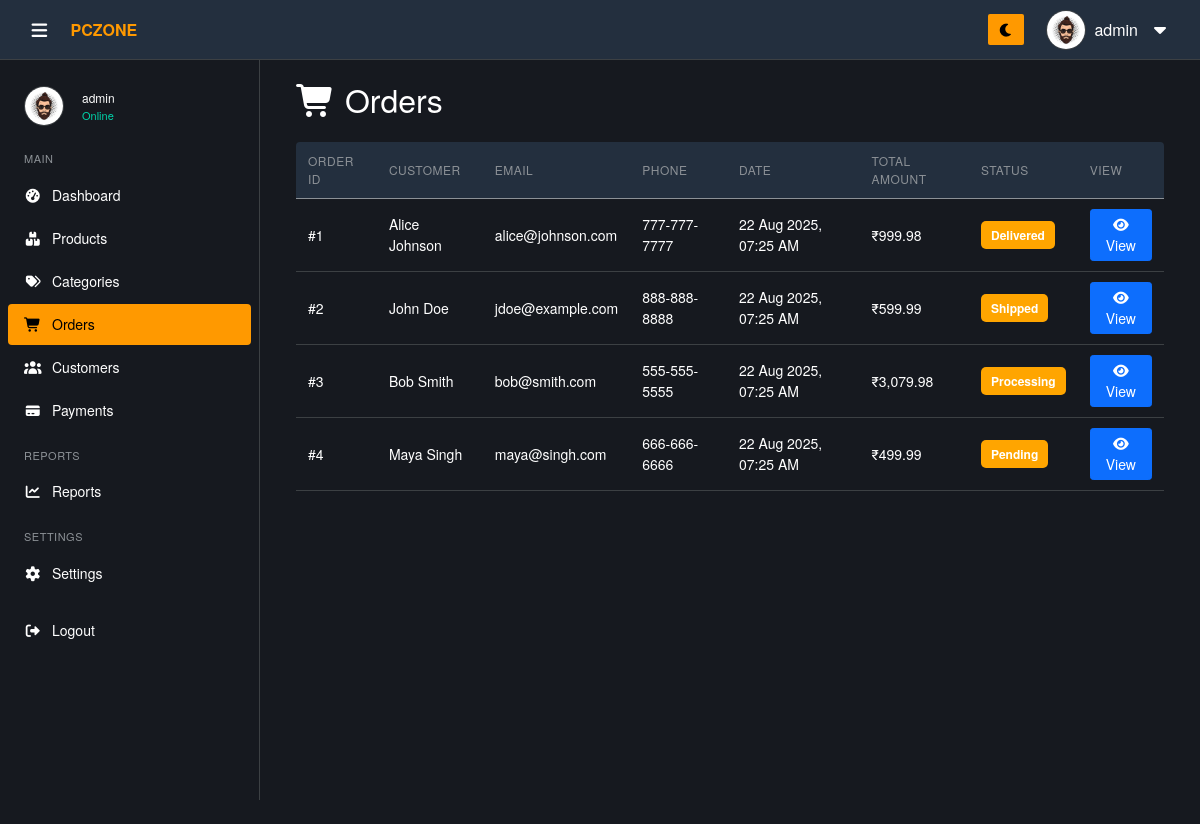
The app's page /admin/pages/orders.php (signed in) with its own data.
### tables this page shows
CREATE TABLE IF NOT EXISTS orders (
    order_id INT AUTO_INCREMENT PRIMARY KEY,
    customer_id INT NOT NULL,
    billing_address_id INT NOT NULL,
    shipping_address_id INT NOT NULL,
    total_amount DECIMAL(10,2) NOT NULL,
     
     
    order_status ENUM('Pending','Processing','Shipped','Delivered','Cancelled','Returned') DEFAULT 'Pending',
    tracking_number VARCHAR(100) DEFAULT NULL,
    shipping_method VARCHAR(100) DEFAULT NULL,
    order_notes TEXT DEFAULT NULL,
    paid_at DATETIME DEFAULT NULL,
    cancelled_at DATETIME DEFAULT NULL,
    refunded_at DATETIME DEFAULT NULL,
    shipped_date DATE DEFAULT NULL,
    delivered_date DATE DEFAULT NULL,
    order_date DATETIME DEFAULT CURRENT_TIMESTAMP,
    created_at DATETIME DEFAULT CURRENT_TIMESTAMP,
    updated_at DATETIME DEFAULT CURRENT_TIMESTAMP ON UPDATE CURRENT_TIMESTAMP,
    FOREIGN KEY (customer_id) REFERENCES customers(customer_id) ON DELETE CASCADE,
    FOREIGN KEY (billing_address_id) REFERENCES addresses(address_id) ON DELETE CASCADE,
    FOREIGN KEY (shipping_address_id) REFERENCES addresses(address_id) ON DELETE CASCADE
);

CREATE TABLE IF NOT EXISTS customers (
    customer_id INT AUTO_INCREMENT PRIMARY KEY,
    first_name VARCHAR(100) NOT NULL,
    last_name VARCHAR(100) NOT NULL,
    email VARCHAR(150) NOT NULL UNIQUE,
    phone VARCHAR(20),
    password VARCHAR(255) NOT NULL,
    date_of_birth DATE DEFAULT NULL,
    gender ENUM('Male','Female','Other') DEFAULT NULL,
    profile_image VARCHAR(255) DEFAULT NULL,
    newsletter_subscribed BOOLEAN DEFAULT FALSE,
    status ENUM('active','inactive','banned') DEFAULT 'active',
    last_login DATETIME DEFAULT NULL,
    created_at DATETIME DEFAULT CURRENT_TIMESTAMP,
    updated_at DATETIME DEFAULT CURRENT_TIMESTAMP ON UPDATE CURRENT_TIMESTAMP
);

### admin/pages/orders.php (the view, shortened to what this page needs)
<?php
include('../includes/db_connect.php');
$sql = "
    SELECT
        o.order_id,
        o.order_date,
        o.total_amount,
        o.order_status,
        c.customer_id,
        c.first_name,
        c.last_name,
        c.email,
        c.phone
    FROM orders o
    JOIN customers c ON o.customer_id = c.customer_id
    ORDER BY o.order_date DESC
";
$result = mysqli_query($conn, $sql);
?>
<!DOCTYPE html>
<html lang="en">
<head>
  <link rel="stylesheet" href="../assets/vendor/bootstrap/css/bootstrap.min.css">
  <link rel="stylesheet" href="../assets/vendor/fontawesome/css/all.min.css">
  <link rel="stylesheet" href="../assets/css/style.css">
</head>
<body>
  <?php include '../includes/header.php'; ?>
  <?php $current_page = 'orders';
  include '../includes/sidebar.php'; ?>
  <div class="main-content pt-5 mt-4">
    <div class="container mt-2">
      <h2 class="mb-4"><i class="fas fa-shopping-cart"></i> Orders</h2>
      <div class="table-box">
        <table class="data-table table table-hover align-middle">
          <thead>
            <tr>
              <th>Order ID</th>
              <th>Customer</th>
              <th>Email</th>
              <th>Phone</th>
              <th>Date</th>
              <th>Total Amount</th>
              <th>Status</th>
              <th>View</th>
            </tr>
          </thead>
          <tbody>
            <?php if (mysqli_num_rows($result) > 0): ?>
              <?php while ($row = mysqli_fetch_assoc($result)): ?>
                <tr>
                  <td>#<?php echo $row['order_id']; ?></td>
                  <td><?php echo htmlspecialchars($row['first_name']) . ' ' . htmlspecialchars($row['last_name']); ?></td>
                  <td><?php echo htmlspecialchars($row['email']); ?></td>
                  <td><?php echo htmlspecialchars($row['phone']); ?></td>
                  <td><?php echo date("d M Y, h:i A", strtotime($row['order_date'])); ?></td>
                  <td>₹<?php echo number_format($row['total_amount'], 2); ?></td>
                  <td>
                    <?php
                    $statusClass = 'status-pending';
                    ?>
                    <span class="status-badge <?php echo $statusClass; ?>">
                      <?php echo $row['order_status']; ?>
                    </span>
                  </td>
                  <td>
                    <a href="order_view.php?id=<?php echo $row['order_id']; ?>" class="btn btn-sm btn-primary">
                      <i class="fas fa-eye"></i> View
                    </a>
                  </td>
                </tr>
              <?php endwhile; ?>
            <?php else: ?>
              <tr>
                <td colspan="8" class="text-center text-muted">No orders found.</td>
              </tr>
            <?php endif; ?>
          </tbody>
        </table>
      </div>
    </div>
  </div>
</body>
</html>

### admin/assets/css/style.css (style rules this page uses)
* { margin: 0; padding: 0; box-sizing: border-box; }
html, body { height: 100%; }
body { font-family: "Amazon Ember", "Helvetica Neue", Roboto, Arial, sans-serif; font-size: 16px; line-height: 1.5; background-color: var(--bg-body); color: var(--text-color); }
:root { --bg-body: #16191f; --bg-header: #232f3e; --bg-sidebar: #16191f; --bg-section: #16191f; --bg-card: #16191f; --bg-dropdown: #232f3e; --bg-input: #0d1117; --text-color: #ffffff; --text-muted: #8c9196; --text-secondary: #8c9196; --border-color: #3c4043; --primary: #ff9900; --primary-hover: #ffad33; --primary-text: #000000; --hover-bg: #2a3139; --hover-light: rgba(255, 255, 255, 0.05); --hover-dark: rgba(0, 0, 0, 0.05); --table-header: #232f3e; --scroll-track: #16191f; --transition: all 0.3s ease; }
.main-content { margin-left: 260px; padding: 20px 24px; padding-top: 78px; min-height: 100vh; width: calc(100% - 260px); transition: margin-left 0.3s, width 0.3s; display: flex; flex-direction: column; align-items: stretch; box-sizing: border-box; background-color: var(--bg-body); }
.table-box { overflow-x: auto; border-radius: 4px; }
.data-table, .product-table { width: 100%; border-collapse: collapse; font-size: 14px; }
.data-table th, .data-table td, .product-table th, .product-table td { padding: 10px 12px; text-align: left; border-bottom: 1px solid var(--border-color); color: var(--text-color); vertical-align: middle; }
.data-table th { background-color: var(--table-header); color: var(--text-muted); font-weight: 500; font-size: 12px; text-transform: uppercase; letter-spacing: 0.5px; }
.status-pending, .status-completed, .status-cancelled { display: inline-block; padding: 6px 10px; border-radius: 3px; font-size: 12px; font-weight: 600; }
.status-pending { background-color: var(--primary); color: #000; }

### admin/pages/orders.php (style rules this page uses)
.status-badge { padding: 5px 10px; border-radius: 5px; color: white; }
.status-pending { background-color: orange; }

### records on screen
orders: order_id "1", customer.first_name "Alice", customer.last_name "Johnson", customer.email "alice@johnson.com", customer.phone "777-777-7777", order_date "22 Aug 2025, 07:25 AM", total_amount "999.98", order_status "Delivered"
orders: order_id "2", customer.first_name "John", customer.last_name "Doe", customer.email "jdoe@example.com", customer.phone "888-888-8888", order_date "22 Aug 2025, 07:25 AM", total_amount "599.99", order_status "Shipped"
orders: order_id "3", customer.first_name "Bob", customer.last_name "Smith", customer.email "bob@smith.com", customer.phone "555-555-5555", order_date "22 Aug 2025, 07:25 AM", total_amount "3,079.98", order_status "Processing"
orders: order_id "4", customer.first_name "Maya", customer.last_name "Singh", customer.email "maya@singh.com", customer.phone "666-666-6666", order_date "22 Aug 2025, 07:25 AM", total_amount "499.99", order_status "Pending"

### other values on screen
$userName "admin"
$_SESSION['full_name'] "admin"
